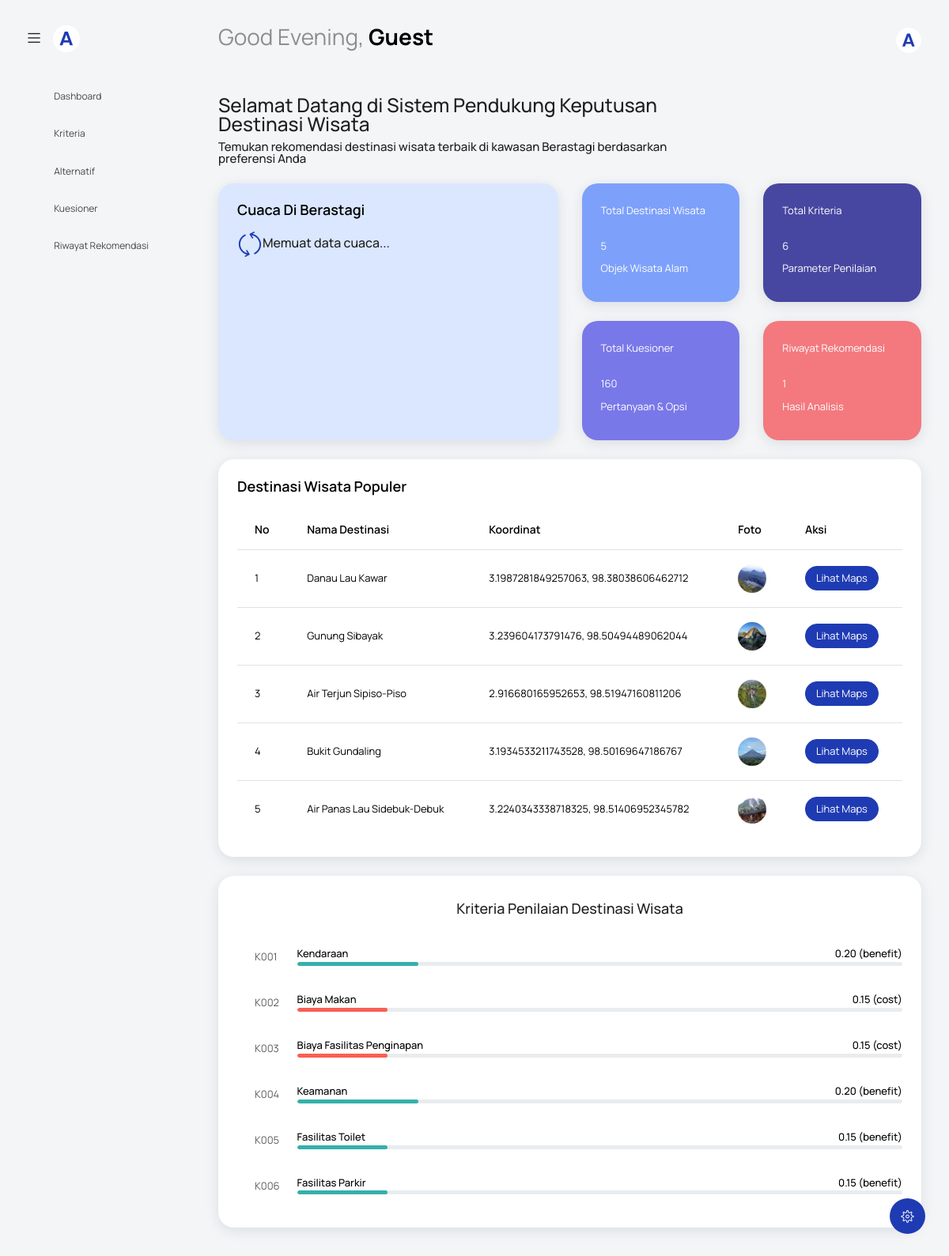
Page /dashboard.php on the committed database.
### tables this page shows
CREATE TABLE `alternatif` (
  `id_alternatif` int NOT NULL,
  `nama_wisata` varchar(255) NOT NULL,
  `koordinat` varchar(100) NOT NULL,
  `deskripsi` text,
  `foto` varchar(255) DEFAULT NULL,
  `url` text NOT NULL
);

CREATE TABLE `kriteria` (
  `id_kriteria` varchar(10) NOT NULL,
  `nama` varchar(100) NOT NULL,
  `bobot` decimal(5,2) NOT NULL,
  `jenis` enum('benefit','cost') NOT NULL
);

### dashboard.php (the view, shortened to what this page needs)
<?php include('template/header.php'); ?>
<body class="with-welcome-text">
  <div class="container-scroller">
    <?php include 'template/navbar.php'; ?>
    <div class="container-fluid page-body-wrapper">
      <?php include 'template/setting_panel.php'; ?>
      <?php include 'template/sidebar.php'; ?>
      <div class="main-panel">
        <div class="content-wrapper">
          <div class="row">
            <div class="col-md-12 grid-margin">
              <div class="row">
                <div class="col-12 col-xl-8 mb-4 mb-xl-0">
                  <h3 class="font-weight-bold">Selamat Datang di Sistem Pendukung Keputusan Destinasi Wisata</h3>
                  <h6 class="font-weight-normal mb-0">Temukan rekomendasi destinasi wisata terbaik di kawasan Berastagi berdasarkan preferensi Anda</h6>
                </div>
              </div>
            </div>
          </div>
          <div class="row">
            <div class="col-md-6 grid-margin stretch-card">
              <div class="card tale-bg">
                <div class="card-body">
                  <h4 class="card-title">Cuaca di Berastagi</h4>
                  <div class="weather-info mt-3" id="weather-container">
                    <div class="d-flex align-items-center">
                      <div class="weather-icon">
                        <i class="icon-refresh text-primary mr-2" style="font-size: 2em;"></i>
                      </div>
                      <div class="ml-3">
                        <h5 class="location font-weight-medium">Memuat data cuaca...</h5>
                      </div>
                    </div>
                  </div>
                </div>
              </div>
            </div>
            <div class="col-md-6 grid-margin transparent">
              <div class="row">
                <div class="col-md-6 mb-4 stretch-card transparent">
                  <div class="card card-tale">
                    <div class="card-body">
                      <p class="mb-4">Total Destinasi Wisata</p>
                      <?php
                      include 'koneksi.php';
                      $query = mysqli_query($koneksi, "SELECT COUNT(*) as total FROM alternatif");
                      $data = mysqli_fetch_assoc($query);
                      ?>
                      <p class="fs-30 mb-2"><?= $data['total'] ?></p>
                      <p>Objek Wisata Alam</p>
                    </div>
                  </div>
                </div>
                <div class="col-md-6 mb-4 stretch-card transparent">
                  <div class="card card-dark-blue">
                    <div class="card-body">
                      <p class="mb-4">Total Kriteria</p>
                      <?php
                      $query = mysqli_query($koneksi, "SELECT COUNT(*) as total FROM kriteria");
                      $data = mysqli_fetch_assoc($query);
                      ?>
                      <p class="fs-30 mb-2"><?= $data['total'] ?></p>
                      <p>Parameter Penilaian</p>
                    </div>
                  </div>
                </div>
              </div>
              <div class="row">
                <div class="col-md-6 mb-4 mb-lg-0 stretch-card transparent">
                  <div class="card card-light-blue">
                    <div class="card-body">
                      <p class="mb-4">Total Kuesioner</p>
                      <?php
                      $query = mysqli_query($koneksi, "SELECT COUNT(*) as total FROM kuesioner");
                      $data = mysqli_fetch_assoc($query);
                      ?>
                      <p class="fs-30 mb-2"><?= $data['total'] ?></p>
                      <p>Pertanyaan & Opsi</p>
                    </div>
                  </div>
                </div>
                <div class="col-md-6 stretch-card transparent">
                  <div class="card card-light-danger">
                    <div class="card-body">
                      <p class="mb-4">Riwayat Rekomendasi</p>
                      <?php
                      $query = mysqli_query($koneksi, "SELECT COUNT(*) as total FROM riwayat_rekomendasi");
                      $data = mysqli_fetch_assoc($query);
                      ?>
                      <p class="fs-30 mb-2"><?= $data['total'] ?></p>
                      <p>Hasil Analisis</p>
                    </div>
                  </div>
                </div>
              </div>
            </div>
          </div>
          <div class="row">
            <div class="col-md-12 grid-margin stretch-card">
              <div class="card">
                <div class="card-body">
                  <p class="card-title">Destinasi Wisata Populer</p>
                  <div class="row">
                    <div class="col-12">
                      <div class="table-responsive">
                        <table class="table table-hover">
                          <thead>
                            <tr>
                              <th>No</th>
                              <th>Nama Destinasi</th>
                              <th>Koordinat</th>
                              <th>Foto</th>
                              <th>Aksi</th>
                            </tr>
                          </thead>
                          <tbody>
                            <?php
                            $query = mysqli_query($koneksi, "SELECT * FROM alternatif LIMIT 5");
                            if (mysqli_num_rows($query) > 0) {
                              $no = 1;
                              while ($data = mysqli_fetch_array($query)) {
                            ?>
                                <tr>
                                  <td><?= $no ?></td>
                                  <td><?= $data['nama_wisata'] ?></td>
                                  <td><?= $data['koordinat'] ?></td>
                                  <td>
                                    <?php if (!empty($data['foto'])): ?>
                                      <img src="foto_wisata/<?= $data['foto'] ?>" alt="<?= $data['nama_wisata'] ?>" width="100">
                                    <?php else: ?>
                                      <span class="text-muted">Tidak ada foto</span>
                                    <?php endif; ?>
                                  </td>
                                  <td>
                                    <a href="<?= $data['url'] ?>" target="_blank" class="btn btn-sm btn-primary">Lihat Maps</a>
                                  </td>
                                </tr>
                              <?php
                                $no++;
                              }
                            } else {
                              ?>
                              <tr>
                                <td colspan="5" class="text-center">Tidak ada data destinasi wisata</td>
                              </tr>
                            <?php
                            }
                            ?>
                          </tbody>
                        </table>
                      </div>
                    </div>
                  </div>
                </div>
              </div>
            </div>
          </div>
          <div class="row">
            <div class="col-md-12 grid-margin stretch-card">
              <div class="card position-relative">
                <div class="card-body">
                  <div id="detailedReports" class="carousel slide detailed-report-carousel position-static pt-2" data-ride="carousel">
                    <div class="carousel-inner">
                      <div class="carousel-item active">
                        <div class="row">
                          <div class="col-md-12 col-xl-12">
                            <div class="row">
                              <div class="col-md-12">
                                <div class="table-responsive mb-3 mb-md-0">
                                  <h4 class="text-center mb-4">Kriteria Penilaian Destinasi Wisata</h4>
                                  <table class="table table-borderless report-table">
                                    <?php
                                    $query = mysqli_query($koneksi, "SELECT * FROM kriteria ORDER BY id_kriteria ASC");
                                    while ($data = mysqli_fetch_array($query)) {
                                      $progressColor = ($data['jenis'] == 'benefit') ? 'bg-success' : 'bg-danger';
                                      $progressWidth = floatval($data['bobot']) * 100;
                                    ?>
                                      <tr>
                                        <td class="text-muted"><?= $data['id_kriteria'] ?></td>
                                        <td class="w-100 px-0">
                                          <div class="d-flex justify-content-between align-items-center mb-1">
                                            <div class="font-weight-medium"><?= $data['nama'] ?></div>
                                            <div class="font-weight-medium"><?= $data['bobot'] ?> (<?= $data['jenis'] ?>)</div>
                                          </div>
                                          <div class="progress progress-md">
                                            <div class="progress-bar <?= $progressColor ?>" role="progressbar" style="width: <?= $progressWidth ?>%" aria-valuenow="<?= $progressWidth ?>" aria-valuemin="0" aria-valuemax="100"></div>
                                          </div>
                                        </td>
                                      </tr>
                                    <?php
                                    }
                                    ?>
                                  </table>
                                </div>
                              </div>
                            </div>
                          </div>
                        </div>
                      </div>
                    </div>
                  </div>
                </div>
              </div>
            </div>
          </div>
        </div>
      </div>
    </div>
  </div>
</body>
</html>

### rows in the picture
alternatif: nama_wisata "Danau Lau Kawar", koordinat "3.1987281849257063, 98.38038606462712", foto (picture)
alternatif: nama_wisata "Gunung Sibayak", koordinat "3.239604173791476, 98.50494489062044", foto (picture)
alternatif: nama_wisata "Air Terjun Sipiso-Piso", koordinat "2.916680165952653, 98.51947160811206", foto (picture)
alternatif: nama_wisata "Bukit Gundaling", koordinat "3.1934533211743528, 98.50169647186767", foto+nama_wisata (picture)
alternatif: nama_wisata "Air Panas Lau Sidebuk-Debuk", koordinat "3.2240343338718325, 98.51406952345782", foto+nama_wisata (picture)
kriteria: id_kriteria "K001", nama "Kendaraan", bobot "0.20", jenis "benefit"
kriteria: id_kriteria "K002", nama "Biaya Makan", bobot "0.15", jenis "cost"
kriteria: id_kriteria "K003", nama "Biaya Fasilitas Penginapan", bobot "0.15", jenis "cost"
kriteria: id_kriteria "K004", nama "Keamanan", bobot "0.20", jenis "benefit"
kriteria: id_kriteria "K005", nama "Fasilitas Toilet", bobot "0.15", jenis "benefit"
kriteria: id_kriteria "K006", nama "Fasilitas Parkir", bobot "0.15", jenis "benefit"

### other values in the picture
getGreeting() "Good Evening"
$username "Guest"
$item['title'] "Dashboard"
$item['title'] "Kriteria"
$item['title'] "Alternatif"
$item['title'] "Kuesioner"
$item['title'] "Riwayat Rekomendasi"
$data['total'] "5"
$data['total'] "6"
$data['total'] "160"
$data['total'] "1"
